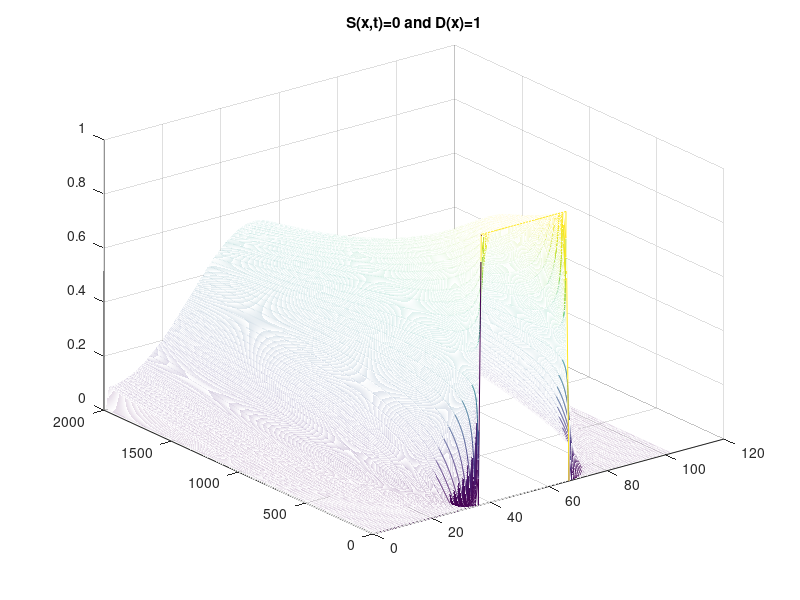
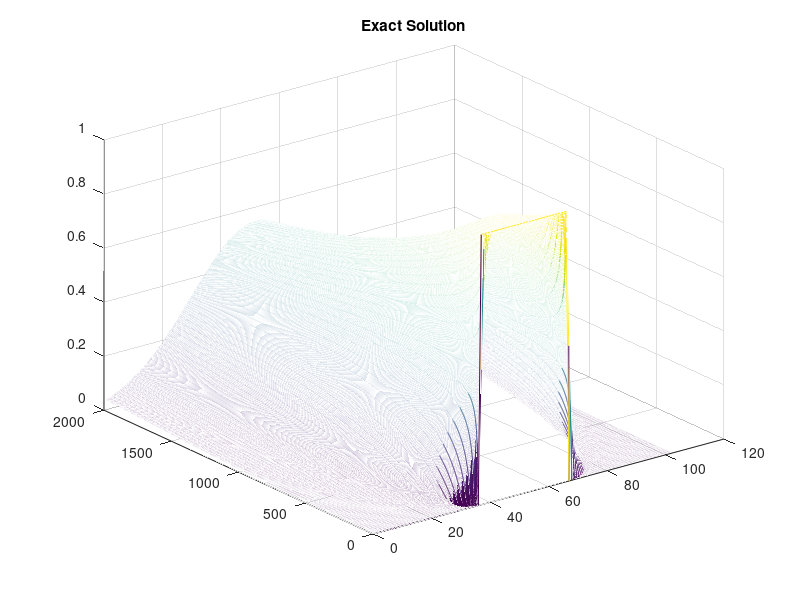
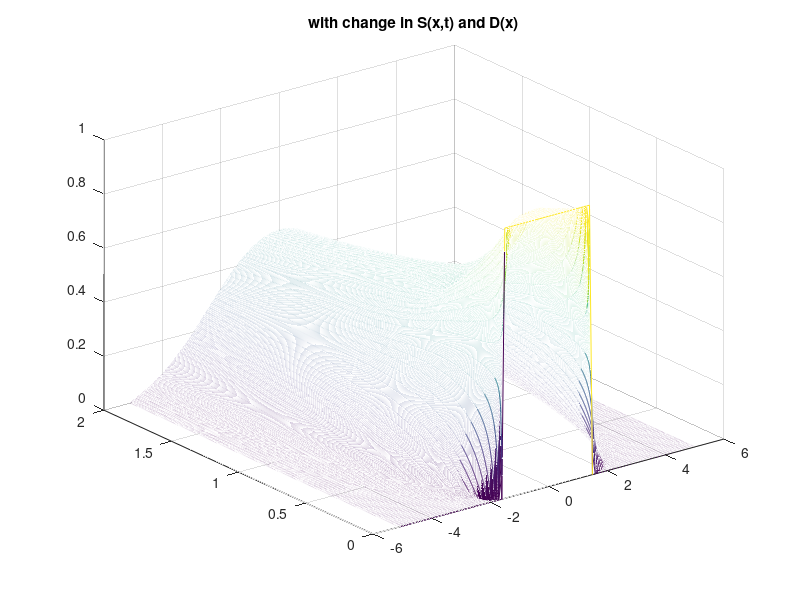

These charts were generated, in order, by the following MATLAB code:
%Exercise 9 FTCS Forward-time Center Space

%Initial Values
clc;
close all;
clear ;

L= 5;
h = 0.1;
M = (2*L/h) +2; % -L <= x <= +L  
tau = 0.001;
N = 2000;
u = zeros(N,M);
%e = zeros(N,M);
S = zeros(N,M);

%part 1 with source S(x,t)=0 and nonConstant D(x) = 0 when abs(x)>L
x = -L-h:h:L;
u(1,:) =  1 .* (abs(x) < 1.5);

x = -L-h/2:h:L+h/2;
D = abs(x)<=L; 

for t = 1:N-1
    for x = 2:M-1
        u(t+1,x) = u(t,x) + (tau/h^2)*D(x+1)*(u(t,x+1)-u(t,x)) + (tau/h^2)*D(x-1)*(u(t,x-1)-u(t,x)) + tau*S(t,x);
    end
end
figure;
mesh(u);
title('S(x,t)=0 and D(x)=1');

%Part 2 Exact Solution Implementation
D=1;
x = -L-h:h:L;
t=0:tau:(N-1)*tau;
t=t.';
e= 0.5.*(erf((1.5-x)./(2.*sqrt(D*t))) - erf((-1.5-x)./(2.*sqrt(D*t))));

figure;
mesh(e);
title('Exact Solution');
 

%part 3 with source S(x,t) = -4 when (x<0.1 and 0.1<t<0.6) and nonConstant
%D(x) = 1 - abs(x)/10
u1 = zeros(N,M);
x = -L-h:h:L;
u1(1,:) =  1 .* (abs(x) < 1.5);

%t=(0:tau:(N-1)*tau).';
%S1 = -4.*(x<0.1 & 0.1 <t & t<0.6);

S1 = @(t,x) -4*(abs(x)<0.1 && t>0.1  && t<0.6);

%x = -L+h/2:h:L+h/2;
D = @(x) (1 -(abs(x)/10))*(abs(x)<=L); 

for t1 = 1:N-1
    for x1 = 2:M-1
        u1(t1+1,x1) = u1(t1,x1) + (tau/h^2)*D(-L+x1*h +(h/2))*(u1(t1,x1+1)-u1(t1,x1)) + (tau/h^2)*D(-L+x1*h-(h/2))*(u1(t1,x1-1)-u1(t1,x1)) + tau*S1(t1*tau,-L+(x1*h));
        disp(-L+x1*h);
    end
end

figure;
%mesh(u1);
[z1,z2] = meshgrid(-L-h:h:L,0:tau:(N-1)*tau);
mesh(z1,z2,u1);
title('with change in S(x,t) and D(x)');




